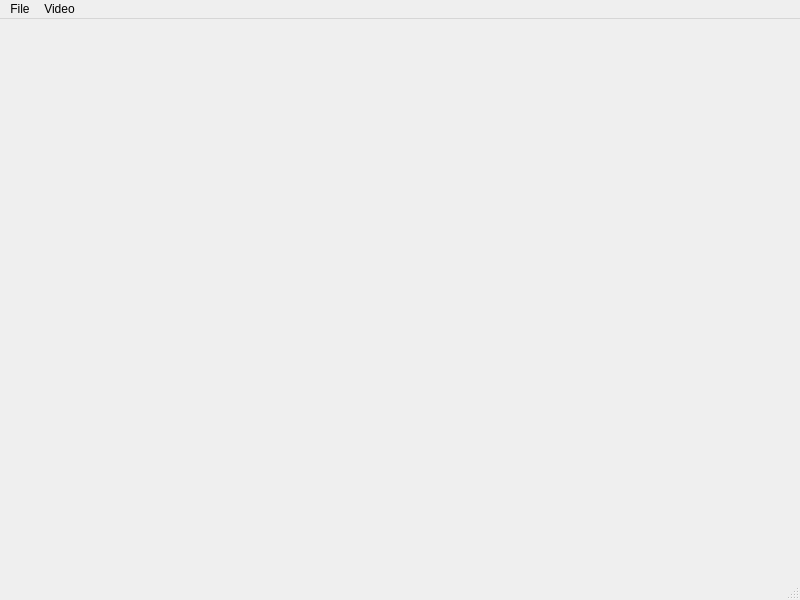
<?xml version="1.0" encoding="UTF-8"?>
<ui version="4.0">
 <class>MainWindowvideo</class>
 <widget class="QMainWindow" name="MainWindowvideo">
  <property name="geometry">
   <rect>
    <x>0</x>
    <y>0</y>
    <width>800</width>
    <height>600</height>
   </rect>
  </property>
  <property name="windowTitle">
   <string>MainWindow</string>
  </property>
  <widget class="QWidget" name="centralwidget"/>
  <widget class="QMenuBar" name="menubar">
   <property name="geometry">
    <rect>
     <x>0</x>
     <y>0</y>
     <width>800</width>
     <height>26</height>
    </rect>
   </property>
   <widget class="QMenu" name="menufile">
    <property name="title">
     <string>File</string>
    </property>
    <addaction name="actionOpen"/>
   </widget>
   <widget class="QMenu" name="menuVideo">
    <property name="title">
     <string>Video</string>
    </property>
    <addaction name="actionPlay"/>
    <addaction name="actionPause"/>
    <addaction name="actionStop"/>
   </widget>
   <addaction name="menufile"/>
   <addaction name="menuVideo"/>
  </widget>
  <widget class="QStatusBar" name="statusbar"/>
  <action name="actionPlay">
   <property name="text">
    <string>Play</string>
   </property>
  </action>
  <action name="actionPause">
   <property name="text">
    <string>Pause</string>
   </property>
  </action>
  <action name="actionStop">
   <property name="text">
    <string>Stop</string>
   </property>
  </action>
  <action name="actionOpen">
   <property name="text">
    <string>Open</string>
   </property>
  </action>
 </widget>
 <resources/>
 <connections/>
</ui>
